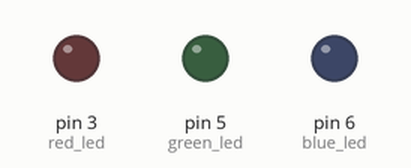
Simulated run of this sketch. Board: Arduino Uno, built with avr-gcc and run on an emulated ATmega328P. On the bench: output pins drawn as LEDs (lit = HIGH).

Above: at 0.1 s.
At 10.2 s:
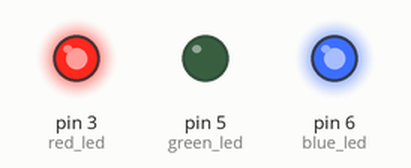
At 30.2 s:
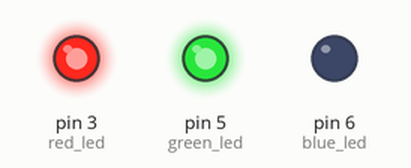
At 41.3 s:
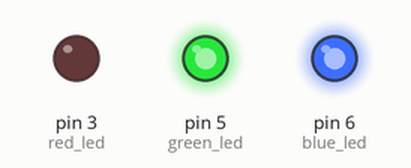
Timing chart, 0 to 54.9 s (numbered marks = the images above):
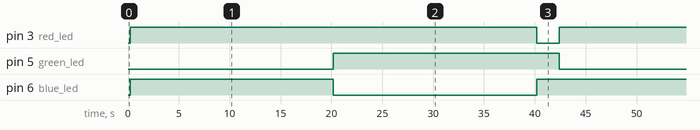

Measured:
- by itself, pin 3 (red_led): alternates HIGH for 40.0 s and LOW for 2.2 s
- by itself, pin 5 (green_led), pin 6 (blue_led): alternates HIGH for 22.2 s and LOW for 20.0 s
- by itself, everything shown: repeats every 42.2 s, in 3 steps

The sketch:

6_LED_Counter.ino
```cpp
const int red_led  = 3;
const int green_led = 5;
const int blue_led    = 6;

unsigned int counter;

void setup() {
  // put your setup code here, to run once:

  pinMode(green_led, OUTPUT);
  pinMode(red_led, OUTPUT);
  pinMode(blue_led, OUTPUT);

}

void loop() {
counter = counter+1;
delay(200);

if(counter <= 100)
{
  digitalWrite(blue_led,HIGH);
  digitalWrite(green_led,LOW);
  digitalWrite(red_led,HIGH);
  }

else if((counter > 100)&& (counter <= 200))
{
  digitalWrite(blue_led,LOW);
  digitalWrite(green_led,HIGH);
  digitalWrite(red_led,HIGH);
  }

else if(counter > 200)
{
  digitalWrite(blue_led,HIGH);
  digitalWrite(green_led,HIGH);
  digitalWrite(red_led,LOW);
  }

if (counter > 210) counter =0;
}
```
